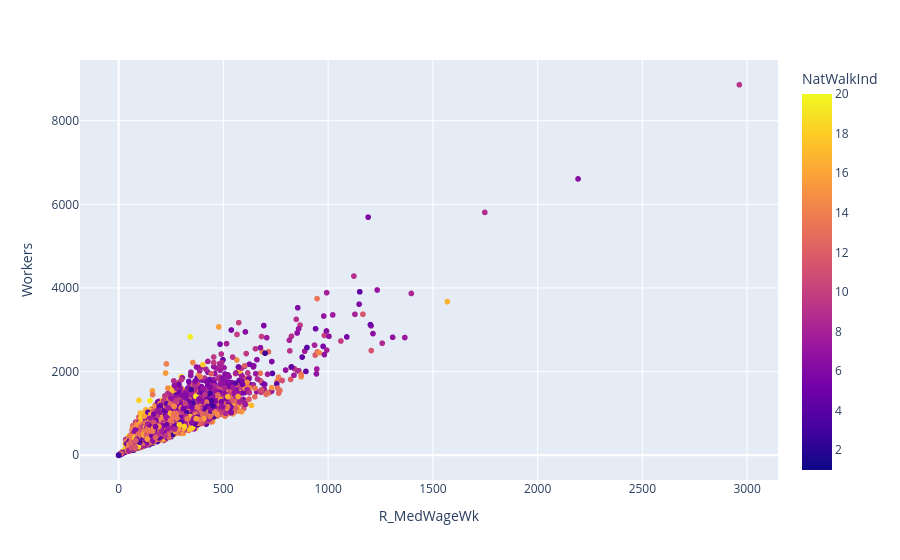

The notebook cell this image was saved under:
### Code cell
px.scatter(walk_Data,y='Workers', x='R_MedWageWk', color='NatWalkInd')

### Figure 1 — Plotly figure (JSON) as saved in the notebook; plotly's stock layout.template omitted (floating-point values rounded to 4 significant figures; data arrays with more than 128 entries replaced by an {"elided": "..."} marker saying what was removed)
{"data": [{"hovertemplate": "R_MedWageWk=%{x}<br>Workers=%{y}<br>NatWalkInd=%{marker.color}<extra></extra>", "legendgroup": "", "marker": {"color": {"elided": "10000 float values"}, "coloraxis": "coloraxis", "symbol": "circle"}, "mode": "markers", "name": "", "showlegend": false, "type": "scattergl", "x": {"elided": "10000 int values"}, "xaxis": "x", "y": {"elided": "10000 int values"}, "yaxis": "y"}], "layout": {"coloraxis": {"colorbar": {"title": {"text": "NatWalkInd"}}, "colorscale": [[0, "#0d0887"], [0.1111, "#46039f"], [0.2222, "#7201a8"], [0.3333, "#9c179e"], [0.4444, "#bd3786"], [0.5556, "#d8576b"], [0.6667, "#ed7953"], [0.7778, "#fb9f3a"], [0.8889, "#fdca26"], [1, "#f0f921"]]}, "legend": {"tracegroupgap": 0}, "margin": {"t": 60}, "xaxis": {"anchor": "y", "domain": [0, 1], "title": {"text": "R_MedWageWk"}}, "yaxis": {"anchor": "x", "domain": [0, 1], "title": {"text": "Workers"}}}}
